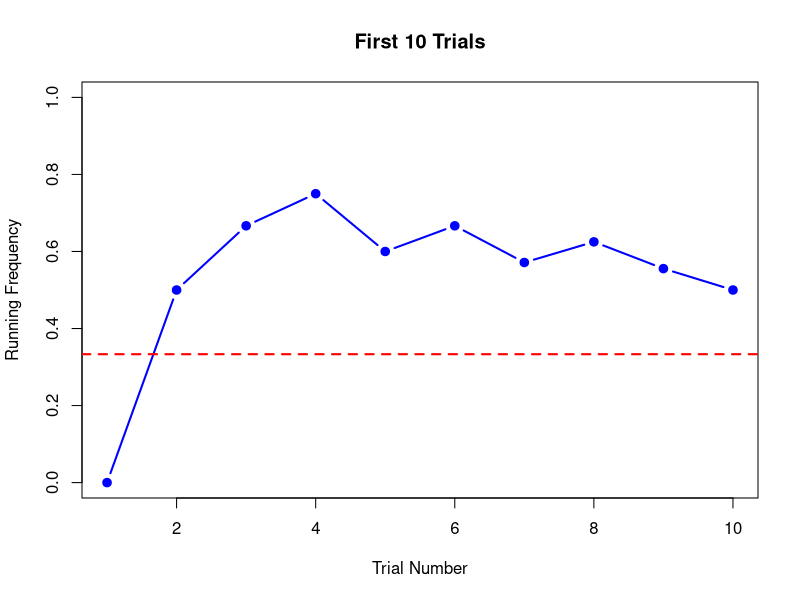
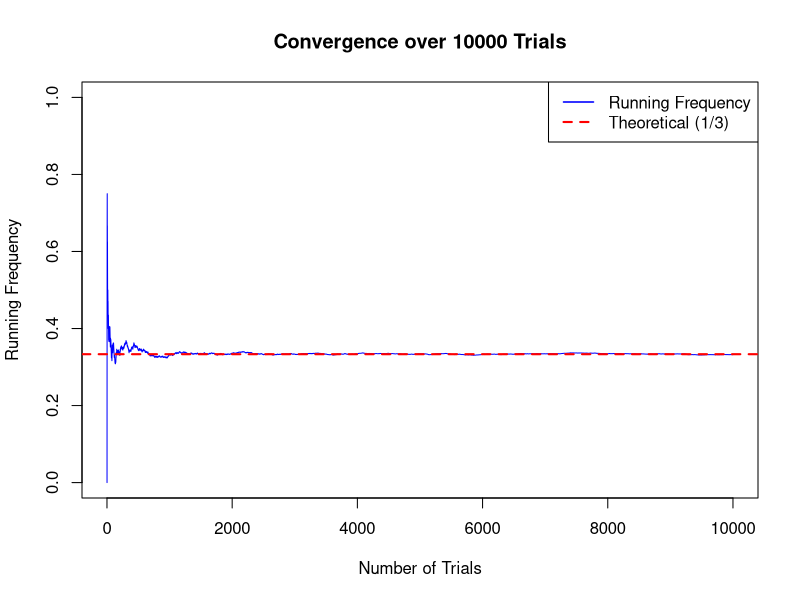
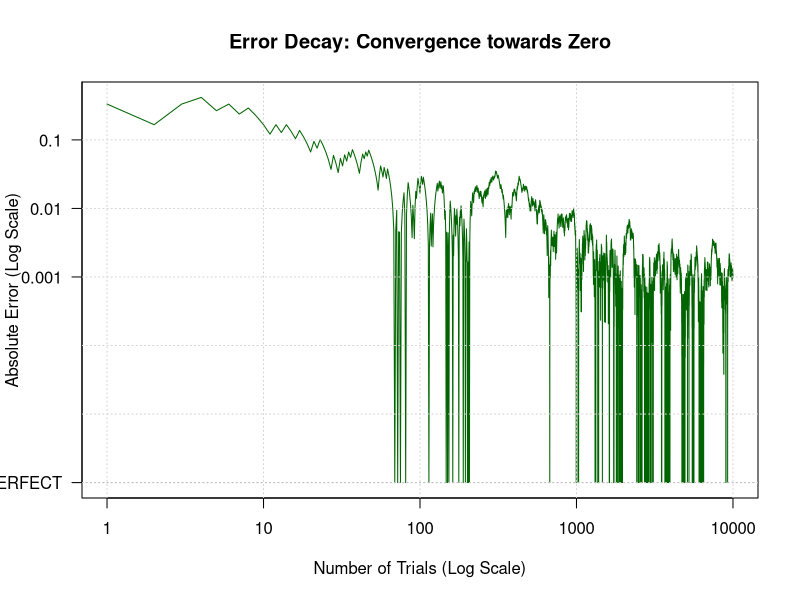

Recreate these plots in R, in order.
## ---- chunk 1
#| label: simulation-setup

# THE AUTOMATIC BROOM
rm(list = ls()) 

# Number of total trials
N <- 10000

# Generate N die rolls
die_rolls <- sample(1:6, N, replace = TRUE)

# Logical check: Is the roll a 1 or a 5?
is_target <- die_rolls %in% c(1, 5)

# Combine into data frame
experiment_data <- data.frame(
  Trial = 1:N,
  Die_Rolled = die_rolls,
  Success = is_target
)

# Calculate running probability (Relative Frequency)
running_probability <- cumsum(is_target) / 1:N
## ---- chunk 2
#| label: manual-table
n_show <- 10 

head(experiment_data, n_show)
## ---- chunk 3
#| label: snapshot-analysis

# CHOOSE YOUR NUMBER: Set how many first trials to analyze (e.g., 25, 50, 100)
n_slice <- 10000

# Calculate successes in this specific slice
slice_successes <- sum(experiment_data$Success[1:n_slice])
slice_fraction <- slice_successes / n_slice

# Output the results directly into the report
cat("--- Analysis for the First", n_slice, "Trials ---\n")
cat("Total Successes (1 or 5): ", slice_successes, "\n")
cat("Relative Frequency      : ", round(slice_fraction, 4), "\n")
cat("Theoretical Target      : ", round(1/3, 4), "\n")
## ---- chunk 4
#| label: manual-plot
#| fig-width: 8
#| fig-height: 4

n_show_plot <- 10 

plot(1:n_show_plot, running_probability[1:n_show_plot], 
     type = "b", pch = 19, col = "blue", lwd = 2,
     ylim = c(0, 1), xlab = "Trial Number", ylab = "Running Frequency",
     main = paste("First", n_show_plot, "Trials"))

# Theoretical probability line (2/6 = 1/3)
abline(h = 1/3, col = "red", lwd = 2, lty = 2)
## ---- chunk 5
#| label: full-convergence
#| fig-width: 8
#| fig-height: 5

n_limit <- N

plot(1:n_limit, running_probability[1:n_limit], 
     type = "l", col = "blue", ylim = c(0, 1), 
     xlab = "Number of Trials", ylab = "Running Frequency",
     main = paste("Convergence over", n_limit, "Trials"))

abline(h = 1/3, col = "red", lwd = 2, lty = 2)

legend("topright", legend = c("Running Frequency", "Theoretical (1/3)"), 
       col = c("blue", "red"), lty = c(1, 2), lwd = c(1.5, 2))
## ---- chunk 6
#| label: error-analysis
#| fig-width: 8
#| fig-height: 5

n_limit_err <- N

# Calculate absolute difference from 1/3
raw_error <- abs(running_probability[1:n_limit_err] - (1/3))

# Floor the zero-errors to 1e-6 for the log plot spikes
visual_error <- ifelse(raw_error == 0, 1e-6, raw_error)

plot(1:n_limit_err, visual_error, 
     type = "l", log = "xy", col = "darkgreen",
     yaxt = "n", 
     xlab = "Number of Trials (Log Scale)", 
     ylab = "Absolute Error (Log Scale)",
     main = "Error Decay: Convergence towards Zero")

# Custom Y-axis labels
axis(2, at = c(1, 1e-1, 1e-2, 1e-3, 1e-6), 
     labels = c("1", "0.1", "0.01", "0.001", "PERFECT"), 
     las = 1)

grid(equilogs = TRUE, col = "lightgray", lty = "dotted")
abline(h = 1e-6, col = "gray", lty = 3)
